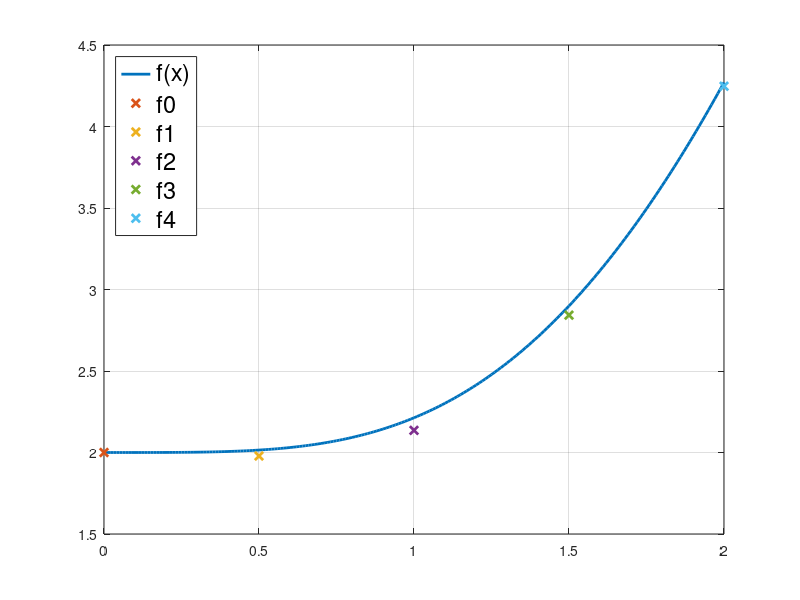

Reproduce this figure in MATLAB.
% Oppgave 4 d)

% Skriptet løser likningssystemet fra oppg. a) med f0 = 2. 
% Videre plottes den eksakte funksjonen f(x) = x.^2 + 2*exp(-x.^2/2) 
% sammen med den numeriske tilnærmingen. 

% Lager x-vektor for plottet og initialiserer funksjonen f:
x = 0:1e-2:2;
C = 2;
f = @(x) x.^2 + C*exp(-x.^2/2);

% Initialiserer x-verdiene til den numeriske tilnærmingen:
x0 = 0;
x1 = 0.5;
x2 = 1;
x3 = 1.5;
x4= 2;

% Likningssytemet fra oppgave b) ga svarene:
f0 = 2;
f1 = 1.9784;
f2 = 2.1358;
f3 = 2.8426;
f4 = 4.2469;

% Plotter funksjonen sammen svarene fra likningssystemet:
plot(x,f(x), 'linewidth',2)
hold on
grid on
plot(x0, f0, 'x', 'linewidth',2)
plot(x1, f1, 'x', 'linewidth',2)
plot(x2, f2, 'x', 'linewidth',2)
plot(x3, f3, 'x', 'linewidth',2)
plot(x4, f4, 'x', 'linewidth',2)

% Formatering av plottet: 
legend('f(x)', 'f0', 'f1', 'f2', 'f3', 'f4',...
    'location', 'northwest')
set(legend, 'FontSize',17);
hold off

% Ser av plottet at alle punktene ligger nære den eksakte løsningen: